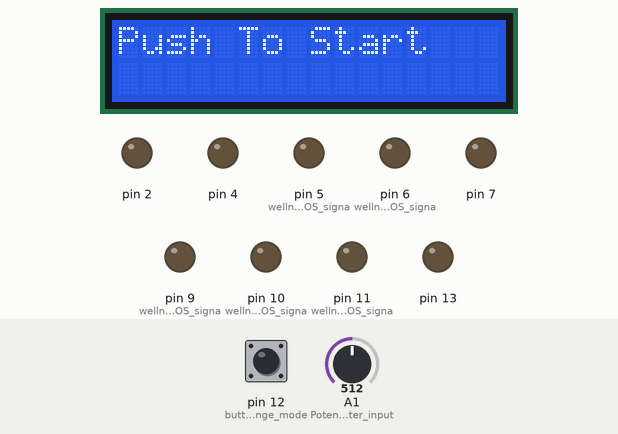
Simulated run of this sketch. Board: Arduino Uno, built with avr-gcc and run on an emulated ATmega328P. Shown: 16×2 character LCD, output pins drawn as LEDs (lit = HIGH). Inputs (shaded band) come from the test bench; at power-on: pin 12 (button_to_change_mode) LOW, A1 (Potentiometer_input) = 512. What the sketch prints to the serial monitor is not drawn.

Above: at 1.2 s.
1.3 s: pin 12 (button_to_change_mode) pulled HIGH for 0.15 s
At 2.1 s:
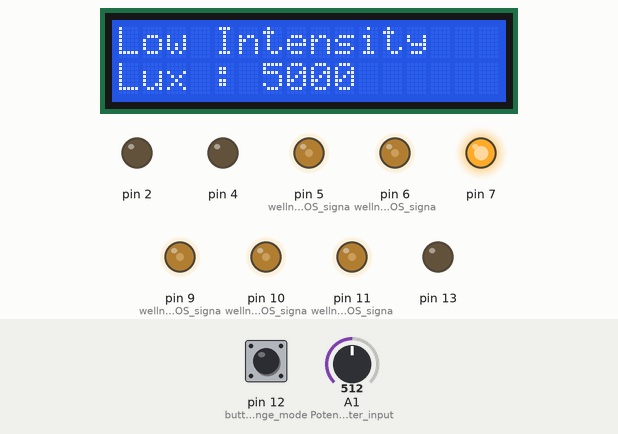
4.4 s: pin 12 (button_to_change_mode) pulled HIGH for 3.2 s
At 7.5 s:
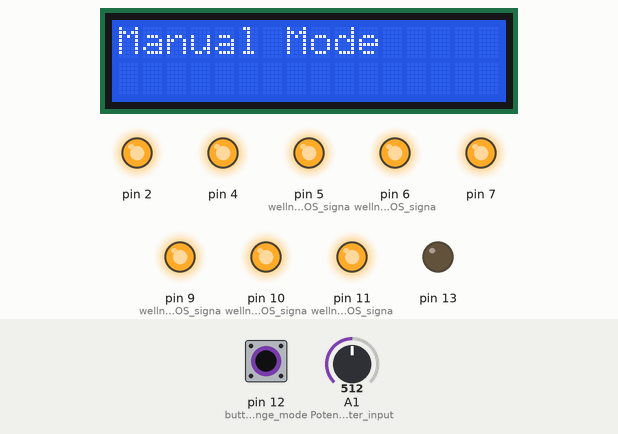
9.1 s: pin 12 (button_to_change_mode) pulled HIGH for 1 s
At 9.4 s:
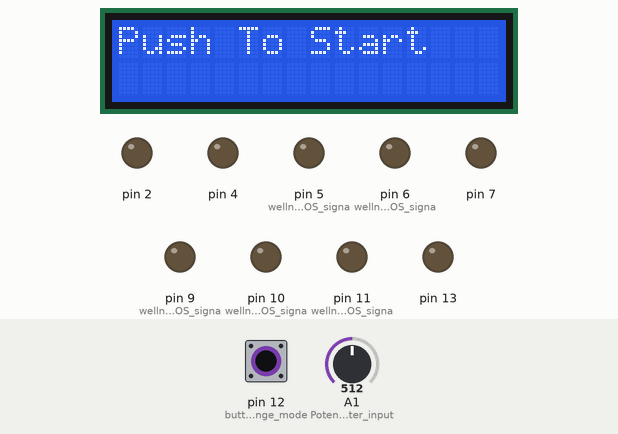
Timing chart, 0 to 12.1 s (numbered marks = the images above; inputs shaded):
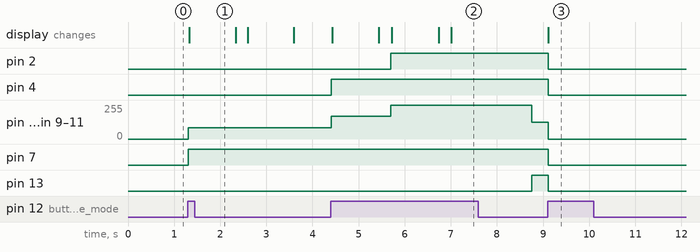

Measured:
- after the input at 1.3 s, pin 5 (wellness_LED_1_NMOS_signa), pin 6 (wellness_LED_2_NMOS_signa), pin 9 (wellness_LED_3_NMOS_signa), pin 10 (wellness_LED_4_NMOS_signa), pin 11 (wellness_LED_5_NMOS_signa): 0/255 → 85/255 at once; pin 7: LOW → HIGH at once; the display: changes at once (image 1)
- after the input at 4.4 s, pin 2: LOW → HIGH after 1.3 s; pin 4: LOW → HIGH at once
- after the input at 9.1 s, pin 2, pin 4, pin 7, pin 13: HIGH → LOW at once; pin 5 (wellness_LED_1_NMOS_signa), pin 6 (wellness_LED_2_NMOS_signa), pin 9 (wellness_LED_3_NMOS_signa), pin 10 (wellness_LED_4_NMOS_signa), pin 11 (wellness_LED_5_NMOS_signa): 127/255 → 0/255 at once; the display: changes at once (image 3)

The sketch:

wellness_lamp_final.ino
```cpp
#include <Adafruit_LiquidCrystal.h>
Adafruit_LiquidCrystal lcd(0); // MCP23008 at address 0x20

int mode = 0; // mode of the wellness lamp 0=off, 1=low, 2=med, 3=high, 4=manual
unsigned long startMillis; // Stores the start time of the current mode
unsigned long duration = 0; // Duration for each mode
const unsigned int minuteMS = 60 * 1000;
bool timerRunning = false; // Flag to indicate if the timer is running
unsigned long previousMillisLCD = 0; // Tracks time for LCD updates
const long interval = 1000; // 1-second interval for timer updates
int remainingSeconds = 0; // Remaining time in seconds

void setup() {
  Serial.begin(9600);
  pinMode(A1, INPUT); // Potentiometer input
  pinMode(12, INPUT); // button to change mode
  pinMode(7, OUTPUT);
  pinMode(4, OUTPUT);
  pinMode(2, OUTPUT);
  pinMode(5, OUTPUT); // wellness LED 1 NMOS signal
  pinMode(6, OUTPUT); // wellness LED 2 NMOS signal
  pinMode(9, OUTPUT); // wellness LED 3 NMOS signal
  pinMode(10, OUTPUT); // wellness LED 4 NMOS signal
  pinMode(11, OUTPUT); // wellness LED 5 NMOS signal
  pinMode(13, OUTPUT);

  startMillis = millis(); // Initialize Start Time

  // Initialize the LCD (16x2)
  lcd.begin(16, 2);
  lcd.setBacklight(HIGH);
  lcd.clear();
  lcd.print("Push To Start");
}

void loop() {
  int buttonState = digitalRead(12); // Read if the button is pressed

  if (buttonState == 1) {
    // Increment the mode and handle the wrap-around
    mode = (mode + 1) % 5;
    Serial.print("Mode is: ");
    Serial.println(mode);

    // Reset the timer
    startMillis = millis();
    timerRunning = false; // Stop the timer if mode changes

    unsigned long currentMillis = millis();

    switch (mode) {
      case 0: // Mode 0 - no lights, indicators off
        lcd.clear();
        lcd.setCursor(0, 0);
        lcd.print("Push To Start");
        setLights(LOW, LOW, LOW, LOW, 0, 0, 0, 0, 0);
        duration = 0;

        delay(2000); // Show message for 2 seconds
        break;

      case 1: // Mode 1 - low intensity, long duration (60 min)
        lcd.clear();
        setLights(HIGH, LOW, LOW, LOW, 85, 85, 85, 85, 85);
        lcd.print("Low Intensity");
      	lcd.setCursor(0,1);
      	lcd.print("Lux : 5000");
        delay(1000);
        duration = 1 * minuteMS;
        startTimer(1);
        break;

      case 2: // Mode 2 - medium intensity, medium duration (45 min)
        lcd.clear();
        setLights(HIGH, HIGH, LOW, LOW, 170, 170, 170, 170, 170);
        lcd.print("Mid Intensity");
      	lcd.setCursor(0,1);
      	lcd.print("Lux : 7500");
        delay(1000);
        duration = 45 * minuteMS; // 45 minutes
        startTimer(45);
        break;

      case 3: // Mode 3 - high intensity, short duration (30 min)
        lcd.clear();
        setLights(HIGH, HIGH, HIGH, LOW, 255, 255, 255, 255, 255);
        lcd.print("High Intensity");
      	lcd.setCursor(0,1);
      	lcd.print("Lux : 10000");
        delay(1000);
        duration = 30 * minuteMS; // 30 minutes
        startTimer(30);
        break;

      case 4: // Mode 4 - manual mode
        lcd.clear();
        lcd.print("Manual Mode");
        delay(1500);
        break;
    }

    delay(250); // Debounce delay
  }

  // Handle manual mode brightness adjustment
  if (mode == 4) {
    int powerSet = analogRead(A1);
    int mappedVal = map(powerSet, 0, 1023, 0, 255);
    setLights(HIGH, HIGH, HIGH, HIGH, mappedVal, mappedVal, mappedVal, mappedVal, mappedVal);
  }

  // Check if the timer is running and update the LCD
  if (timerRunning) {
    if (millis() - previousMillisLCD >= interval) {
      previousMillisLCD = millis();

      if (remainingSeconds > 0) {
        remainingSeconds--; // Decrement remaining time

        // Display the timer on the LCD
        int minutes = remainingSeconds / 60;
        int seconds = remainingSeconds % 60;
        lcd.setCursor(0, 1);
        lcd.print((minutes < 10 ? "0" : ""));
        lcd.print(minutes);
        lcd.print(":");
        lcd.print((seconds < 10 ? "0" : ""));
        lcd.print(seconds);
      } else {
        // Timer has ended, execute case 0 logic
        timerRunning = false;

        // Return to "Push To Start" mode and reset lights
        lcd.clear();
        lcd.setCursor(0, 0);
        lcd.print("Time's Up!");
        setLights(LOW, LOW, LOW, LOW, 0, 0, 0, 0, 0); // Turn off lights
        delay(2000); // Show message for 2 seconds before returning to Case 0
        mode = 0; // Return to case 0
        lcd.clear();
        lcd.setCursor(0, 0);
        lcd.print("Push To Start");
      }
    }
  }
}

void startTimer(int minutes) {
  remainingSeconds = minutes * 60; // Convert minutes to seconds
  timerRunning = true; // Start the timer
  lcd.clear();
  lcd.setCursor(0, 0);
  lcd.print("Timer Running");
}

void setLights(bool indicator1, bool indicator2, bool indicator3, bool indicator4,
               int wellness1, int wellness2, int wellness3, int wellness4, int wellness5) {
  digitalWrite(7, indicator1);
  digitalWrite(4, indicator2);
  digitalWrite(2, indicator3);
  digitalWrite(13, indicator4);
  analogWrite(5, wellness1);
  analogWrite(6, wellness2);
  analogWrite(9, wellness3);
  analogWrite(10, wellness4);
  analogWrite(11, wellness5);
}
```
